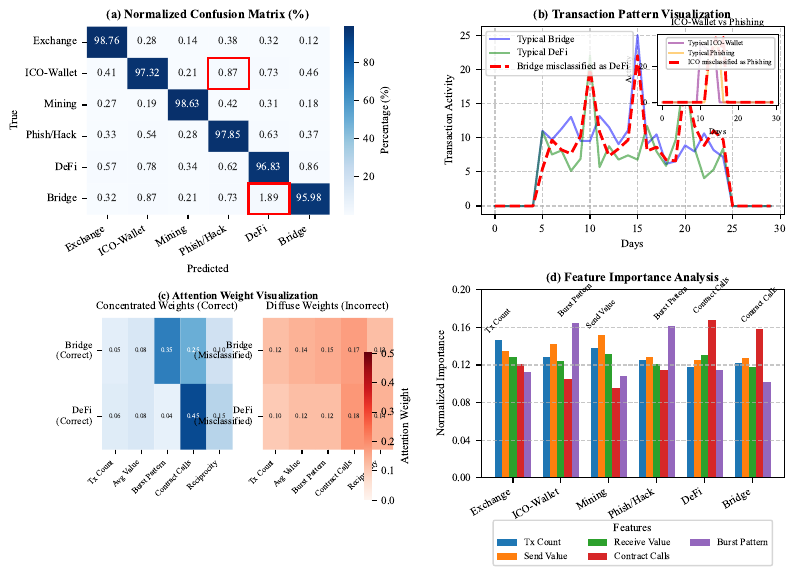

The script that saved this image:
import numpy as np
import matplotlib.pyplot as plt
import seaborn as sns
import matplotlib.gridspec as gridspec
import matplotlib.patches as patches
from matplotlib.colors import LinearSegmentedColormap
import pandas as pd
from matplotlib.ticker import MaxNLocator

# Set IEEE Transaction compatible styling
plt.rcParams['font.family'] = 'serif'
plt.rcParams['font.serif'] = ['Times New Roman']
plt.rcParams['font.size'] = 8
plt.rcParams['axes.labelsize'] = 8
plt.rcParams['axes.titlesize'] = 9
plt.rcParams['xtick.labelsize'] = 8
plt.rcParams['ytick.labelsize'] = 8
plt.rcParams['legend.fontsize'] = 7
plt.rcParams['figure.titlesize'] = 10

# Set random seed for reproducibility
np.random.seed(42)

# Account types
account_types = ['Exchange', 'ICO-Wallet', 'Mining', 'Phish/Hack', 'DeFi', 'Bridge']

# Create normalized confusion matrix from the paper data
conf_matrix = np.array([
    [98.76, 0.28, 0.14, 0.38, 0.32, 0.12],
    [0.41, 97.32, 0.21, 0.87, 0.73, 0.46],
    [0.27, 0.19, 98.63, 0.42, 0.31, 0.18],
    [0.33, 0.54, 0.28, 97.85, 0.63, 0.37],
    [0.57, 0.78, 0.34, 0.62, 96.83, 0.86],
    [0.32, 0.87, 0.21, 0.73, 1.89, 95.98]
])

# INCREASE FIGURE SIZE for better spacing
fig = plt.figure(figsize=(8.0, 6.0), dpi=300)  # Increased from 7.2x5.4
gs = gridspec.GridSpec(2, 2, width_ratios=[1, 1], height_ratios=[1, 1])

# (a) Normalized confusion matrix
ax1 = plt.subplot(gs[0, 0])

# Create heatmap with custom colormap
cmap = sns.color_palette("Blues", as_cmap=True)
sns.heatmap(conf_matrix, annot=True, fmt='.2f', cmap=cmap, 
            xticklabels=account_types, yticklabels=account_types, 
            cbar_kws={'label': 'Percentage (%)'}, ax=ax1)

# Highlight the most challenging distinction pairs
ax1.add_patch(patches.Rectangle((4, 5), 1, 1, fill=False, edgecolor='red', lw=2))
ax1.add_patch(patches.Rectangle((3, 1), 1, 1, fill=False, edgecolor='red', lw=1.5))

ax1.set_xlabel('Predicted')
ax1.set_ylabel('True')
ax1.set_title('(a) Normalized Confusion Matrix (%)', fontweight='bold')
plt.setp(ax1.get_xticklabels(), rotation=30, ha='right')

# (b) Transaction pattern visualization for challenging cases
ax2 = plt.subplot(gs[0, 1])

# Generate synthetic transaction patterns
days = np.arange(30)

# Create typical patterns for different account types
bridge_pattern = np.zeros(30)
bridge_pattern[5:25] = np.random.normal(10, 2, 20)
bridge_pattern[15] = 25

defi_pattern = np.zeros(30)
defi_pattern[5:25] = np.random.normal(8, 2, 20)
defi_pattern[10] = 22
defi_pattern[20] = 20

ico_pattern = np.zeros(30)
ico_pattern[10:15] = np.random.normal(30, 5, 5)

phishing_pattern = np.zeros(30)
phishing_pattern[12:16] = np.random.normal(25, 8, 4)

# The challenging cases (similar patterns)
bridge_as_defi = np.zeros(30)
bridge_as_defi[5:25] = np.random.normal(9, 2, 20)
bridge_as_defi[10] = 20
bridge_as_defi[15] = 22
bridge_as_defi[20] = 18

ico_as_phishing = np.zeros(30)
ico_as_phishing[12:17] = np.random.normal(27, 6, 5)

# Plot the patterns
ax2.plot(days, bridge_pattern, color='blue', linestyle='-', label='Typical Bridge', alpha=0.5)
ax2.plot(days, defi_pattern, color='green', linestyle='-', label='Typical DeFi', alpha=0.5)
ax2.plot(days, bridge_as_defi, color='red', linestyle='--', 
         label='Bridge misclassified as DeFi', linewidth=2)

# IMPROVED INSET POSITIONING AND SIZE
ax2_inset = ax2.inset_axes([0.58, 0.58, 0.40, 0.38])  # Adjusted position
ax2_inset.plot(days, ico_pattern, color='purple', linestyle='-', label='Typical ICO-Wallet', alpha=0.5)
ax2_inset.plot(days, phishing_pattern, color='orange', linestyle='-', label='Typical Phishing', alpha=0.5)
ax2_inset.plot(days, ico_as_phishing, color='red', linestyle='--', 
                label='ICO misclassified as Phishing', linewidth=2)
ax2_inset.set_title('ICO-Wallet vs Phishing', fontsize=7)
ax2_inset.set_xlabel('Days', fontsize=6)
ax2_inset.set_ylabel('Activity', fontsize=6)
ax2_inset.tick_params(axis='both', which='major', labelsize=6)
# SIMPLIFIED LEGEND with fewer items
ax2_inset.legend(fontsize=5, loc='upper right', framealpha=0.9, 
                ncol=1)  # Simplified to 1 column

ax2.set_xlabel('Days')
ax2.set_ylabel('Transaction Activity')
ax2.set_title('(b) Transaction Pattern Visualization', fontweight='bold')
ax2.legend(loc='upper left')
ax2.grid(True, linestyle='--', alpha=0.7)

# (c) Attention weight visualization - COMPLETELY REDESIGNED
ax3 = plt.subplot(gs[1, 0])

# SIMPLIFIED - Use fewer features to reduce clutter
features = ['Tx Count', 'Avg Value', 'Burst Pattern', 'Contract Calls', 'Reciprocity']

# SIMPLER DISPLAY with fewer numbers
# Concentrated weights for correct classification
correct_weights = np.zeros((2, len(features)))
correct_weights[0, :] = [0.05, 0.08, 0.35, 0.25, 0.10]  # Bridge
correct_weights[1, :] = [0.06, 0.08, 0.04, 0.45, 0.15]  # DeFi

# More diffuse weights for incorrect classification
incorrect_weights = np.zeros((2, len(features)))
incorrect_weights[0, :] = [0.12, 0.14, 0.15, 0.17, 0.12]  # Bridge misclassified
incorrect_weights[1, :] = [0.10, 0.12, 0.12, 0.18, 0.14]  # DeFi misclassified

# BETTER POSITIONING of heatmaps
ax3.text(0.5, 0.96, '(c) Attention Weight Visualization', fontweight='bold', 
        ha='center', va='center', transform=ax3.transAxes)

# INCREASED SPACING between the two heatmaps
ax3_left = ax3.inset_axes([0.05, 0.15, 0.43, 0.7])  # More space to left edge
ax3_right = ax3.inset_axes([0.58, 0.15, 0.43, 0.7])  # More space between heatmaps

# REDUCE ANNOTATION SIZE and simplify
sns.heatmap(correct_weights, annot=True, fmt='.2f', cmap='Blues', 
            cbar=False, ax=ax3_left, vmin=0, vmax=0.5,  # Removed colorbar
            annot_kws={"size": 5}, xticklabels=features, 
            yticklabels=['Bridge\n(Correct)', 'DeFi\n(Correct)'])
ax3_left.set_title('Concentrated Weights (Correct)', fontsize=8)
plt.setp(ax3_left.get_xticklabels(), rotation=45, ha='right', fontsize=6)
plt.setp(ax3_left.get_yticklabels(), rotation=0, fontsize=7)

# SINGLE COLORBAR for both heatmaps
sns.heatmap(incorrect_weights, annot=True, fmt='.2f', cmap='Reds', 
            cbar_kws={'label': 'Attention Weight'}, ax=ax3_right, vmin=0, vmax=0.5,
            annot_kws={"size": 5}, xticklabels=features,  # Reduced size
            yticklabels=['Bridge\n(Misclassified)', 'DeFi\n(Misclassified)'])
ax3_right.set_title('Diffuse Weights (Incorrect)', fontsize=8)
plt.setp(ax3_right.get_xticklabels(), rotation=45, ha='right', fontsize=6)
plt.setp(ax3_right.get_yticklabels(), rotation=0, fontsize=7)

# Remove main axis elements
ax3.spines['top'].set_visible(False)
ax3.spines['right'].set_visible(False)
ax3.spines['bottom'].set_visible(False)
ax3.spines['left'].set_visible(False)
ax3.set_xticks([])
ax3.set_yticks([])

# (d) Feature importance analysis - SIMPLIFIED APPROACH
ax4 = plt.subplot(gs[1, 1])

# REDUCED NUMBER of features to improve readability
features = ['Tx Count', 'Send Value', 'Receive Value', 'Contract Calls', 'Burst Pattern']
importance = {
    'Exchange': [0.147, 0.135, 0.129, 0.121, 0.112],
    'ICO-Wallet': [0.128, 0.142, 0.124, 0.105, 0.165],
    'Mining': [0.138, 0.152, 0.132, 0.095, 0.108],
    'Phish/Hack': [0.125, 0.129, 0.121, 0.115, 0.162],
    'DeFi': [0.118, 0.125, 0.131, 0.168, 0.115],
    'Bridge': [0.122, 0.127, 0.118, 0.158, 0.102]
}

# IMPROVED BAR CHART SPACING
x = np.arange(len(account_types))
width = 0.15  # Wider bars with fewer features
multiplier = 0
feature_bars = []

# Create a bar for each feature
for feature_idx, feature in enumerate(features):
    feature_importance = [importance[acc_type][feature_idx] for acc_type in account_types]
    offset = width * multiplier
    feature_bar = ax4.bar(x + offset, feature_importance, width, label=feature)
    feature_bars.append(feature_bar)
    multiplier += 1

# SIMPLIFIED ANNOTATIONS - only annotate highest value per account type
for acc_idx, acc_type in enumerate(account_types):
    acc_importance = importance[acc_type]
    max_feature_idx = np.argmax(acc_importance)
    max_feature = features[max_feature_idx]
    max_value = acc_importance[max_feature_idx]
    
    # ROTATED TEXT for better visibility
    ax4.annotate(f"{max_feature}",
                xy=(acc_idx + width * max_feature_idx, max_value),
                xytext=(0, 3),  # 3 points vertical offset
                textcoords="offset points",
                ha='center', va='bottom', fontsize=6, rotation=45)

# Customize plot
ax4.set_ylabel('Normalized Importance')
ax4.set_title('(d) Feature Importance Analysis', fontweight='bold')
ax4.set_xticks(x + width * 2)  # Center ticks with fewer bars
ax4.set_xticklabels(account_types, rotation=30, ha='right')
ax4.yaxis.set_major_locator(MaxNLocator(5))
ax4.set_ylim(0, 0.2)
ax4.grid(axis='y', linestyle='--', alpha=0.7)

# SIMPLIFIED LEGEND with fewer items, placed outside the plot
ax4.legend(title="Features", loc='upper center', bbox_to_anchor=(0.5, -0.2), 
          ncol=3, frameon=True, fontsize=7)  # 3 columns instead of 4

# INCREASE SPACING between subplots
plt.tight_layout()
plt.subplots_adjust(hspace=0.40, wspace=0.30, bottom=0.2)

# Save figure
plt.savefig('error_analysis_improved.pdf', format='pdf', bbox_inches='tight', dpi=300)
plt.savefig('error_analysis_improved.png', format='png', bbox_inches='tight', dpi=300)

print("Improved figure created and saved as 'error_analysis_improved.pdf' and 'error_analysis_improved.png'")